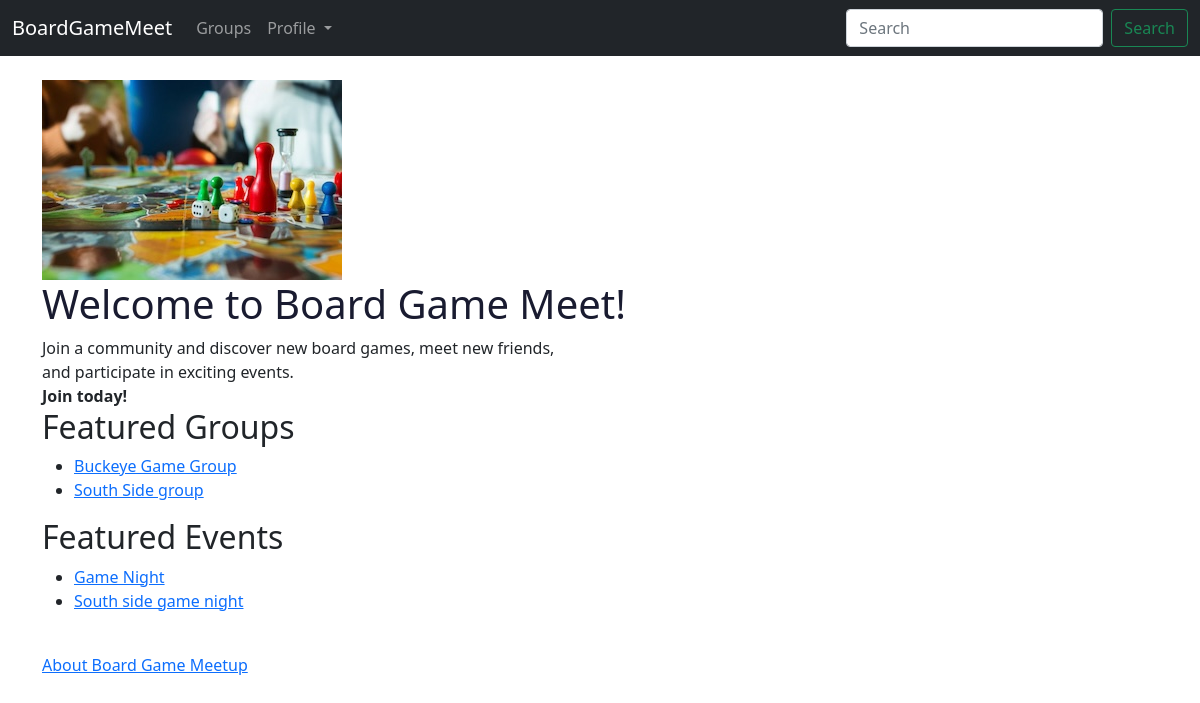
The page / on the database its author committed.
### boardgame/models.py (models this page shows, shortened)
class Group(models.Model):
    name = models.CharField(max_length=100)
    description = models.TextField()
    location = models.CharField(max_length=255)
    members = models.ManyToManyField(User, through='GroupMembers')
    slug = models.SlugField(unique=True)

class Event(models.Model):
    group = models.ForeignKey(Group, on_delete=models.CASCADE)
    title = models.CharField(max_length=100)
    description = models.TextField()
    date_time = models.DateTimeField()
    location = models.CharField(max_length=255)
    attendees = models.ManyToManyField(User, through='EventAttendance')

### boardgame/views.py (the view)
# urls.py: path("",views.home, name="home"),
def home(request):
    group_list = Group.objects.all().order_by('name')
    event_list = Event.objects.all().order_by('title')
    context_dict = {
        'boldmessage': 'Join today!',
        'groups': group_list,
        'events': event_list
    }
    return render(request, 'boardgame/home.html', context=context_dict)

### boardgame/templates/boardgame/home.html (shortened to what this page needs)
{% extends 'boardgame/base.html' %}
{% load static %}
{% block content %}
    <head>
        <link rel="stylesheet" type ="text/css" href="{% static 'boardgame/style.css' %}">
        <img src="{% static 'boardgame/images/boardgamehome.jpeg' %}" alt="Board Game Home" />
    </head>
    <body>
        <h1 class = "test" >Welcome to Board Game Meet!</h1>
        <div>
            Join a community and discover new board games, meet new friends, <br>
            and participate in exciting events. <br />
            <strong>{{ boldmessage }}</strong><br /> </div>
        <div>
        <div>
            <h2>Featured Groups</h2>
            {% if groups %}
                <ul>
                    {% for group in groups %}
                        <li>
                            <a href="{% url 'group_profile' group.slug %}">{{ group.name }}</a>
                        </li>
                    {% endfor %}
                </ul>
            {% else %}
                <strong>There are no groups present.</strong>
            {% endif %}
        </div>
        <div>
            <h2>Featured Events</h2>
            {% if events %}
                <ul>
                    {% for event in events %}
                    <li>
                        <a href="{% url 'event_details' event.id %}">{{ event.title }}</a>
                    </li>
                    {% endfor %}
                </ul>
            {% else %}
                <strong>There are no events present.</strong>
            {% endif %}
        </div>
        <br>
        <div>
            <a href="/boardgame/about/">About Board Game Meetup</a><br />
        </div>
     </body>
{% endblock %}

### boardgame/static/boardgame/style.css (style rules this page uses)
.test { color: rgb(25, 27, 48); }

### rows shown on the page
Group: name "Buckeye Game Group"
Group: name "South Side group"
Event: title "Game Night"
Event: title "South side game night"

### other values the page prints
{{ boldmessage }} "Join today!"
